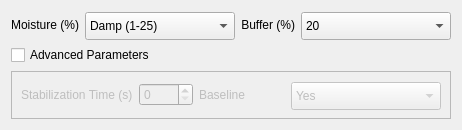
             <widget class="QWidget" name="options">
              <attribute name="title">
               <string>Options</string>
              </attribute>
              <layout class="QVBoxLayout" name="verticalLayout_8">
               <item>
                <layout class="QHBoxLayout" name="options_horizontal_layout" stretch="1,1,1,1">
                 <item>
                  <widget class="QLabel" name="moisture_label">
                   <property name="sizePolicy">
                    <sizepolicy hsizetype="Expanding" vsizetype="Expanding">
                     <horstretch>0</horstretch>
                     <verstretch>0</verstretch>
                    </sizepolicy>
                   </property>
                   <property name="minimumSize">
                    <size>
                     <width>0</width>
                     <height>26</height>
                    </size>
                   </property>
                   <property name="maximumSize">
                    <size>
                     <width>100</width>
                     <height>26</height>
                    </size>
                   </property>
                   <property name="text">
                    <string>Moisture (%)</string>
                   </property>
                   <property name="alignment">
                    <set>Qt::AlignmentFlag::AlignRight|Qt::AlignmentFlag::AlignTrailing|Qt::AlignmentFlag::AlignVCenter</set>
                   </property>
                  </widget>
                 </item>
                 <item>
                  <widget class="QComboBox" name="moisture_combobox">
                   <property name="minimumSize">
                    <size>
                     <width>150</width>
                     <height>28</height>
                    </size>
                   </property>
                   <property name="maximumSize">
                    <size>
                     <width>150</width>
                     <height>26</height>
                    </size>
                   </property>
                   <property name="styleSheet">
                    <string notr="true">b</string>
                   </property>
                   <property name="currentIndex">
                    <number>1</number>
                   </property>
                   <property name="frame">
                    <bool>true</bool>
                   </property>
                   <item>
                    <property name="text">
                     <string>Dry (0)</string>
                    </property>
                   </item>
                   <item>
                    <property name="text">
                     <string>Damp (1-25)</string>
                    </property>
                   </item>
                   <item>
                    <property name="text">
                     <string>Moist (26-70)</string>
                    </property>
                   </item>
                   <item>
                    <property name="text">
                     <string>Wet (51-75)</string>
                    </property>
                   </item>
                   <item>
                    <property name="text">
                     <string>Saturated (76-99)</string>
                    </property>
                   </item>
                  </widget>
                 </item>
                 <item>
                  <widget class="QLabel" name="buffer_range_label">
                   <property name="sizePolicy">
                    <sizepolicy hsizetype="Expanding" vsizetype="Expanding">
                     <horstretch>0</horstretch>
                     <verstretch>0</verstretch>
                    </sizepolicy>
                   </property>
                   <property name="minimumSize">
                    <size>
                     <width>0</width>
                     <height>26</height>
                    </size>
                   </property>
                   <property name="maximumSize">
                    <size>
                     <width>100</width>
                     <height>26</height>
                    </size>
                   </property>
                   <property name="text">
                    <string>Buffer (%)</string>
                   </property>
                   <property name="alignment">
                    <set>Qt::AlignmentFlag::AlignRight|Qt::AlignmentFlag::AlignTrailing|Qt::AlignmentFlag::AlignVCenter</set>
                   </property>
                  </widget>
                 </item>
                 <item>
                  <widget class="QComboBox" name="buffer_range_combobox">
                   <property name="minimumSize">
                    <size>
                     <width>150</width>
                     <height>28</height>
                    </size>
                   </property>
                   <property name="maximumSize">
                    <size>
                     <width>150</width>
                     <height>26</height>
                    </size>
                   </property>
                   <property name="styleSheet">
                    <string notr="true">b</string>
                   </property>
                   <property name="frame">
                    <bool>true</bool>
                   </property>
                   <item>
                    <property name="text">
                     <string>20</string>
                    </property>
                   </item>
                   <item>
                    <property name="text">
                     <string>30</string>
                    </property>
                   </item>
                   <item>
                    <property name="text">
                     <string>40</string>
                    </property>
                   </item>
                   <item>
                    <property name="text">
                     <string>50</string>
                    </property>
                   </item>
                  </widget>
                 </item>
                </layout>
               </item>
               <item>
                <widget class="QCheckBox" name="advanced_parameters_checkbox">
                 <property name="text">
                  <string>Advanced Parameters</string>
                 </property>
                </widget>
               </item>
               <item>
                <widget class="QFrame" name="options_frame">
                 <property name="enabled">
                  <bool>false</bool>
                 </property>
                 <property name="frameShape">
                  <enum>QFrame::Shape::StyledPanel</enum>
                 </property>
                 <property name="frameShadow">
                  <enum>QFrame::Shadow::Raised</enum>
                 </property>
                 <layout class="QHBoxLayout" name="horizontalLayout_10">
                  <item>
                   <widget class="QLabel" name="stabilization_time_label">
                    <property name="text">
                     <string>Stabilization Time (s)</string>
                    </property>
                   </widget>
                  </item>
                  <item>
                   <widget class="QSpinBox" name="StabilizationTimeEditField">
                    <property name="maximum">
                     <number>1000</number>
                    </property>
                   </widget>
                  </item>
                  <item>
                   <widget class="QLabel" name="baseline_label">
                    <property name="sizePolicy">
                     <sizepolicy hsizetype="Expanding" vsizetype="Expanding">
                      <horstretch>0</horstretch>
                      <verstretch>0</verstretch>
                     </sizepolicy>
                    </property>
                    <property name="minimumSize">
                     <size>
                      <width>0</width>
                      <height>26</height>
                     </size>
                    </property>
                    <property name="maximumSize">
                     <size>
                      <width>100</width>
                      <height>26</height>
                     </size>
                    </property>
                    <property name="text">
                     <string>Baseline</string>
                    </property>
                   </widget>
                  </item>
                  <item>
                   <widget class="QComboBox" name="baseline_combobox">
                    <property name="minimumSize">
                     <size>
                      <width>150</width>
                      <height>28</height>
                     </size>
                    </property>
                    <property name="maximumSize">
                     <size>
                      <width>150</width>
                      <height>26</height>
                     </size>
                    </property>
                    <property name="styleSheet">
                     <string notr="true">b</string>
                    </property>
                    <property name="frame">
                     <bool>true</bool>
                    </property>
                    <item>
                     <property name="text">
                      <string>Yes</string>
                     </property>
                    </item>
                    <item>
                     <property name="text">
                      <string>No</string>
                     </property>
                    </item>
                   </widget>
                  </item>
                 </layout>
                </widget>
               </item>
              </layout>
             </widget>
